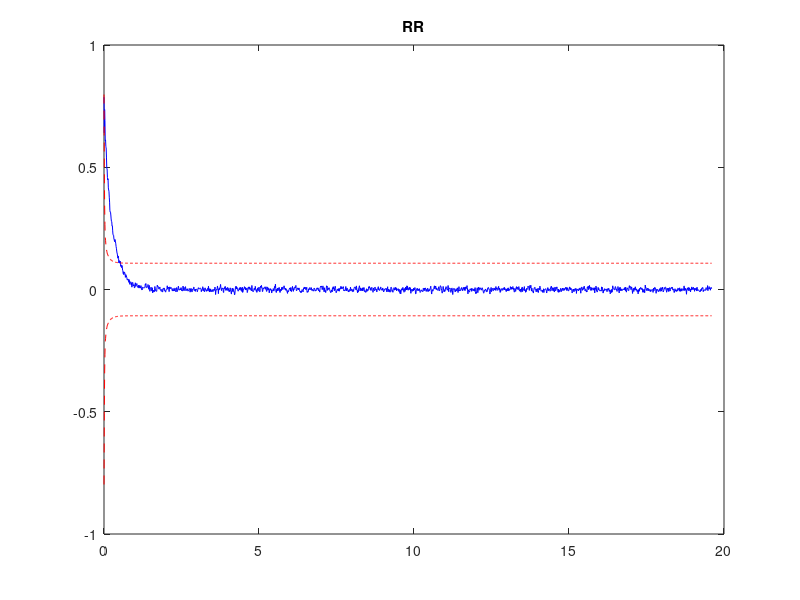
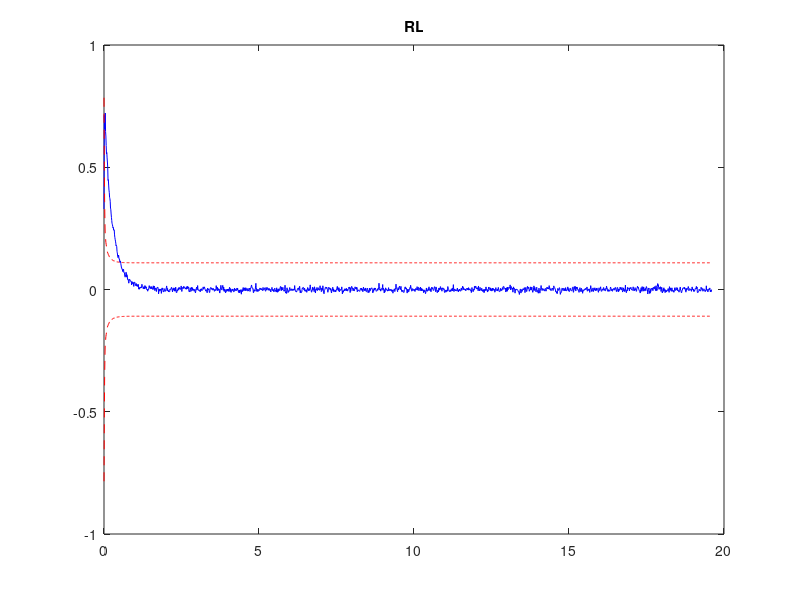
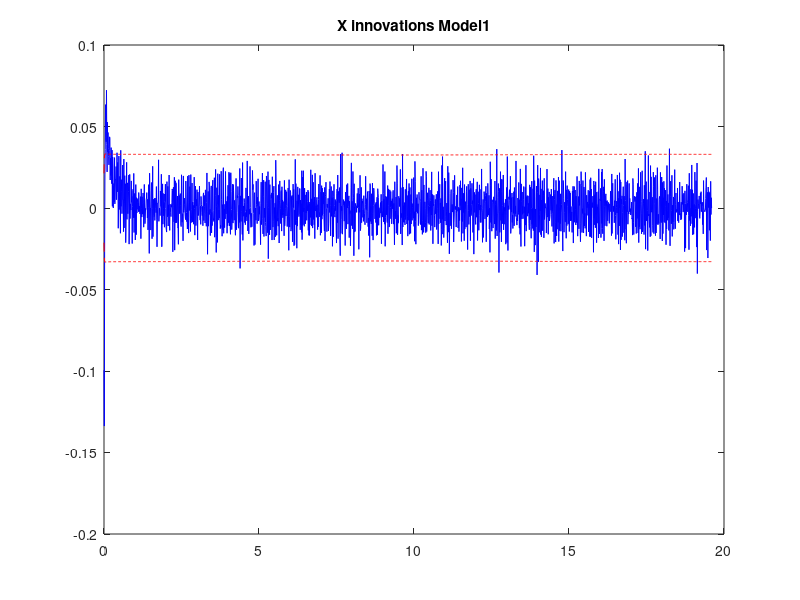
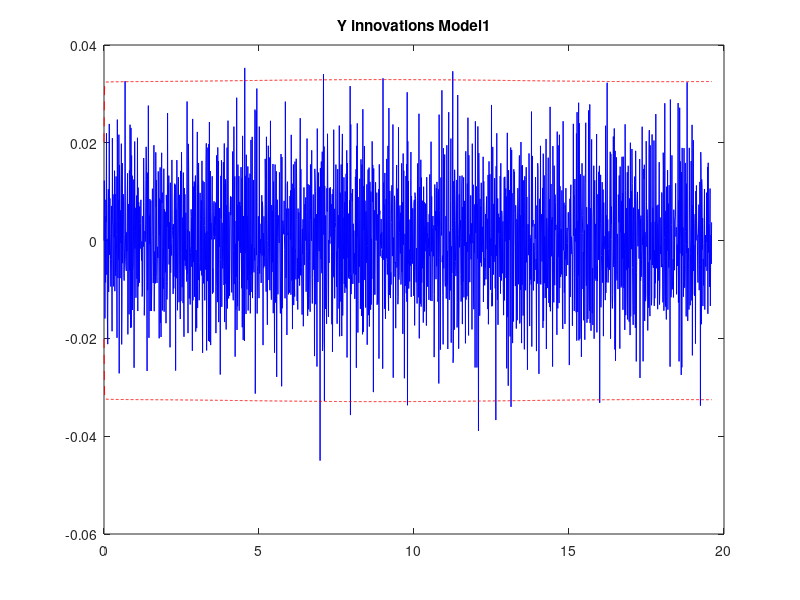

Source code (MATLAB) for these figures, in order:
data = load('EKFData_NMPC');

m           = 3; %Number of models
RR          = 2;
RL          = 2;
time        = [data.Filter_tout];
X           = [data.Filter_Xout];
P           = [data.Filter_Pout];
innovations = [data.Filter_Innovations];
S           = [data.Filter_S];
obsStates   = size(innovations,1)/m;
% time        = time(1:end-1)

figure;
plot(time,RR-X(4,:),'b')
hold on
plot(time,2*sqrt(P(4,:)),'--r')
hold on
plot(time,-2*sqrt(P(4,:)),'--r')
title('RR')

figure;
plot(time,RL-X(5,:),'b')
hold on
plot(time,2*sqrt(P(5,:)),'--r')
hold on
plot(time,-2*sqrt(P(5,:)),'--r')
title('RL')

for i = 1:m
    figure;
    plot(time,innovations(1+(i-1)*obsStates,:),'b')
    hold on
    plot(time,2*sqrt(S(1+(i-1)*obsStates,:)),'--r')
    hold on
    plot(time,-2*sqrt(S(1+(i-1)*obsStates,:)),'--r')
    title(strcat('X innovations ',' Model  ',int2str(i)))
    
    figure;
    plot(time,innovations(2+(i-1)*obsStates,:),'b')
    hold on
    plot(time,2*sqrt(S(2+(i-1)*obsStates,:)),'--r')
    hold on
    plot(time,-2*sqrt(S(2+(i-1)*obsStates,:)),'--r')
    title(strcat('Y innovations ',' Model  ',int2str(i)))
    
    figure;
    plot(time,innovations(3+(i-1)*obsStates,:),'b')
    hold on
    plot(time,2*sqrt(S(3+(i-1)*obsStates,:)),'--r')
    hold on
    plot(time,-2*sqrt(S(3+(i-1)*obsStates,:)),'--r')
    title(strcat('Psi innovations ',' Model  ',int2str(i)))
end